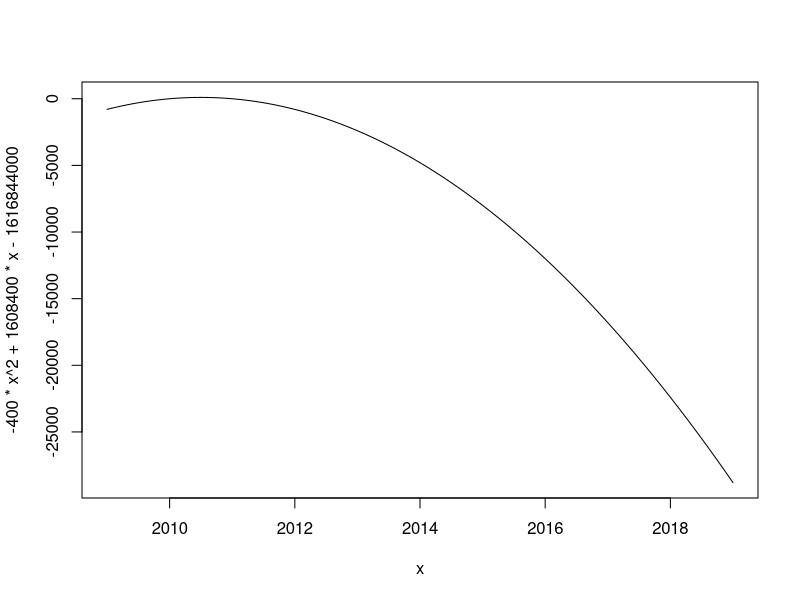

This chart was generated by the following R code:
# -400(x-2010,5)^2+100
# -400(x-2011,5)^2+100
# -400(x-2012,5)^2+100
# -400(x-2013,5)^2+100
# -400(x-2014,5)^2+100
# -400(x-2015,5)^2+100
# -400(x-2016,5)^2+100
# -400(x-2017,5)^2+100

# 2009,-10,2019,110

#x <- seq(2009,2019,1)
#y <- -400*(x-2010.5)^2+100
#y <- -400*x^2+1608400*x-1616844000
#plot(x,y, type = 'l')
curve(-400*x^2+1608400*x-1616844000, from = 2009, to = 2019)